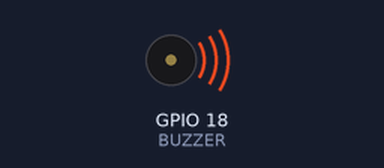
Simulated run of this program. Board: Raspberry Pi (BCM pin numbers). Shown: buzzer (waves = sounding). At 18.8 s the program stops and its outputs stay as they are.

Above: at 0.1 s.
At 18.8 s:
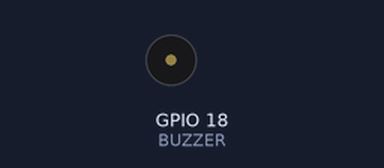
Timing chart, 0 to 20.3 s (numbered marks = the images above):
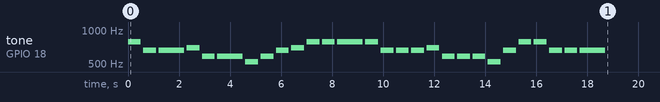

The program:

choucho.py
```python
# -*- coding: utf-8 -*-
import time
import pigpio

BUZZER = 18
gpio = pigpio.pi()
gpio.set_mode(BUZZER, pigpio.OUTPUT)

##1オクターブの周波数
scale = [ 523.251, 587.33, 659.255, 698.456, 783.991, 880, 987.767, 1046.502 ]
##ド=0、レ=1、ミ=2、ファ=3、ソ=4、ラ=5、シ=6、ド=7、4分音符（+0）、2分音符（+10）
##曲（ちょうちょ）
music = [ 4,2,12,3,1,11,0,1,2,3,4,4,14,4,2,2,2,3,1,1,1,0,2,4,4,2,2,12 ]

try:
	for note in music:
            if note >= 10:
                note = note - 10
                gpio.hardware_PWM(BUZZER, scale[note], 500000)
                time.sleep(1)
            else:
                gpio.hardware_PWM(BUZZER, scale[note], 500000)
                time.sleep(0.5)
            gpio.hardware_PWM(BUZZER,0 ,0)
	    time.sleep(0.1)
except KeyboardInterrupt:
	gpio.hardware_PWM(BUZZER, 0, 0)
        gpio.stop()
```

Measured:
- by itself, tone on GPIO 18 (BUZZER): plays 783 Hz for 0.50 s, 659 Hz for 0.50 s, 659 Hz for 1.0 s, 698 Hz for 0.50 s, 587 Hz for 0.50 s, 587 Hz for 1.0 s … (28 notes in this stretch)
